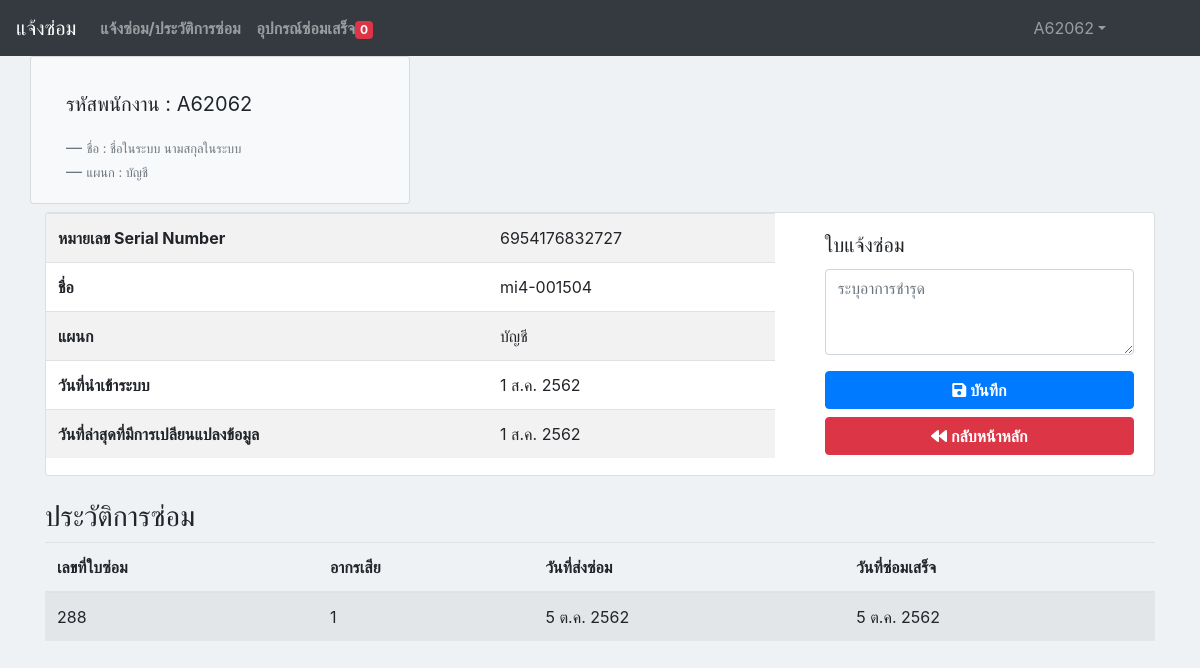
The app's page /Account/repair_view.php?oe_id=10 (signed in) with its own data.
### tables this page shows
CREATE TABLE `profile` (
  `profile_fname` varchar(50) NOT NULL,
  `profile_lname` varchar(50) NOT NULL,
  `profile_create_at` timestamp NOT NULL DEFAULT CURRENT_TIMESTAMP,
  `profile_update_at` timestamp NOT NULL DEFAULT CURRENT_TIMESTAMP ON UPDATE CURRENT_TIMESTAMP,
  `profile_users_id` varchar(255) NOT NULL
);

CREATE TABLE `position` (
  `position_id` int(11) NOT NULL,
  `position_name` varchar(50) NOT NULL
);

CREATE TABLE `oe` (
  `oe_id` int(11) NOT NULL,
  `oe_code` varchar(50) NOT NULL,
  `oe_name` varchar(50) NOT NULL,
  `oe_position` int(11) NOT NULL,
  `oe_create_by` varchar(255) NOT NULL,
  `oe_create_at` timestamp NOT NULL DEFAULT CURRENT_TIMESTAMP,
  `oe_update_at` timestamp NOT NULL DEFAULT CURRENT_TIMESTAMP ON UPDATE CURRENT_TIMESTAMP
);

CREATE TABLE `repair_completed` (
  `repair_completed_id` int(11) NOT NULL,
  `repair_completed_repair_detail_id` int(11) NOT NULL,
  `repair_completed_comment` varchar(50) NOT NULL,
  `repair_completed_technician_id` varchar(50) NOT NULL,
  `repair_completed_create_at` datetime NOT NULL DEFAULT CURRENT_TIMESTAMP
);

CREATE TABLE `repair_detail` (
  `repair_detail_id` int(11) NOT NULL,
  `repair_detail_data` varchar(100) NOT NULL,
  `repair_detail_users_id` varchar(20) NOT NULL,
  `repair_detail_create_at` timestamp NOT NULL DEFAULT CURRENT_TIMESTAMP,
  `repair_detail_update_at` timestamp NOT NULL DEFAULT CURRENT_TIMESTAMP ON UPDATE CURRENT_TIMESTAMP,
  `repair_detail_status_id` int(11) NOT NULL,
  `repair_detail_oe_id` varchar(20) NOT NULL
);

### Account/repair_view.php (the view, shortened to what this page needs)
<!doctype html>
<html lang="en">
    <head>
        <link rel="stylesheet" href="https://stackpath.bootstrapcdn.com/bootstrap/4.3.1/css/bootstrap.min.css">
        <link rel="stylesheet" href="https://use.fontawesome.com/releases/v5.8.2/css/all.css">
        <link rel="stylesheet" href="https://maxcdn.bootstrapcdn.com/bootstrap/4.3.1/css/bootstrap.min.css">
        <link rel="stylesheet" href="css/manu_Left.css">
        <link href="//maxcdn.bootstrapcdn.com/font-awesome/4.2.0/css/font-awesome.min.css" rel="stylesheet">
    </head>
    <body style="background-color: #eff2f4">
        <?php include './header.php'; ?>
        <div  class="container">
            <div class="row">
                <div class="card bg-light col-md-4">
                    <div class="card-body">
                        <?php include './profile_view.php'; ?>
                    </div>
                </div>
                    <?php
                    include '../conn.php';
                    function DateThai($strDate) {
                        $strYear = date("Y", strtotime($strDate)) + 543;
                        $strMonth = date("n", strtotime($strDate));
                        $strDay = date("j", strtotime($strDate));
                        $strMonthCut = Array("", "ม.ค.", "ก.พ.", "มี.ค.", "เม.ย.", "พ.ค.", "มิ.ย.", "ก.ค.", "ส.ค.", "ก.ย.", "ต.ค.", "พ.ย.", "ธ.ค.");
                        $strMonthThai = $strMonthCut[$strMonth];
                        return "$strDay $strMonthThai $strYear";
                    }
                    $sql = "select oe.oe_id,"
                            . "oe.oe_code,"
                            . "oe.oe_name,"
                            . "oe.oe_create_at,"
                            . "oe.oe_update_at,"
                            . "position.position_name "
                            . "from position inner join oe "
                            . "ON oe.oe_position=position.position_id WHERE oe.oe_id = '" . $_GET['oe_id'] . "' ORDER BY oe_id";
                    $result = mysqli_query($conn, $sql);
                    $jobdetails = mysqli_fetch_assoc($result);
                    $strDate = $jobdetails['oe_create_at'];
                    $strDate2 = $jobdetails['oe_update_at'];
                    ?>
            </div>
            <div class="card mt-2">
                <div class="row">
                    <div class="col-md-8">
                        <table class="table table-striped">
                            <tbody>
                                <tr>
                                    <th scope="row">หมายเลข Serial Number</th>
                                    <td><?php echo $jobdetails['oe_code']; ?></td>
                                </tr>
                                <tr>
                                    <th scope="row">ชื่อ</th>
                                    <td><?php echo $jobdetails['oe_name']; ?></td>
                                </tr>
                                <tr>
                                    <th scope="row">แผนก</th>
                                    <td><?php echo $jobdetails['position_name']; ?></td>
                                </tr>
                                <tr>
                                    <th scope="row">วันที่นำเข้าระบบ</th>
                                    <td> <?php echo DateThai($strDate); ?>
                                    </td>
                                </tr>
                                <tr>
                                    <th scope="row">วันที่ล่าสุดที่มีการเปลียนแปลงข้อมูล</th>
                                    <td> <?php echo DateThai($strDate2); ?></td>
                                </tr>
                            </tbody>
                        </table>
                    </div>
                    <div class="col-4">
                        <div class="card-body">
                            <h5 class="card-title">ใบแจ้งซ่อม</h5>
                            <?php
                            if (isset($_GET['submit'])) {
                                include '../conn.php';
                                $oe_id = $jobdetails['oe_id'];
                                $repair_detail_data = $_GET['repair_detail_data'];
                                $repair_detail_id = $_GET['repair_detail_id'];
                                $sessionID = $_SESSION['users_id'];
                                $check = "SELECT * FROM repair_detail  WHERE  	repair_detail_oe_id = '$oe_id' and repair_detail_status_id='1'";
                                $result = mysqli_query($conn, $check);
                                $num = mysqli_num_rows($result);
                                if ($num > 0) {
                                    echo "<script>";
                                    echo "alert('มีข้อมูลอยู่ในระบบแล้ว !!!');";
                                    echo "window.location='repair_view.php?oe_id=$oe_id';";
                                    echo "</script>";
                                } else {
                                    $sql = "INSERT INTO `repair_detail` "
                                            . "(`repair_detail_id`, "
                                            . "`repair_detail_data`,"
                                            . " `repair_detail_users_id`,"
                                            . " `repair_detail_create_at`, "
                                            . " `repair_detail_update_at`, "
                                            . " `repair_detail_status_id`, "
                                            . " `repair_detail_oe_id`)"
                                            . "VALUES (NULL, '$repair_detail_data','$sessionID', current_timestamp(), current_timestamp(), '1', '$oe_id');";
                                    mysqli_query($conn, $sql);
                                    $showID = mysqli_insert_id($conn);
                                }
                                echo "<meta http-equiv='refresh'; URL=./repair_list.php'>";
                                echo '<div class="alert alert-success">' . "บันทึกข้อมูลเแจ้งซ่อมหมายเลข" . " $showID" . " แล้ว" . '</div>';
                                mysqli_close($conn);
                                echo "<a target ='_blank' href='print.php?repair_detail_id=$showID' class='btn btn-warning col-12  mt-2'><i class='fas fa-print'> พิมพ์ใบสำเนา</i></a>";
                                echo '<a class="btn btn-danger col-12 text-white mt-2" href="index.php"><i class="fas fa-backward"> กลับหน้าหลัก</i></a>';
                            } else {
                                ?>
                            <form method="GET" action="<?php echo $_SERVER['PHP_SELF'] ?>" class="needs-validation" novalidate>
                                    <div class="form-group">
                                        <div class="form-group">
                                            <textarea class="form-control" id="repair_detail_data"  name="repair_detail_data" rows="3"  placeholder="ระบุอาการชำรุด" required></textarea>
                                        </div>
                                    </div>
                                    <button type="submit" name="submit" class="btn btn-primary col-12"><i class="fas fa-save"> บันทึก</i></button>
                                    <a class=" btn btn-danger col-12 text-white mt-2" href="repair_list.php"><i class="fas fa-backward"> กลับหน้าหลัก</i></a>
                                </form>
                                <?php
                            }
                            ?>
                        </div>
                    </div>
                </div>
            </div>
            <br>
            <h3> ประวัติการซ่อม</h3>
            <?php
            include '../conn.php';
            $sql_his = "SELECT
       repair_completed.repair_completed_id,
       repair_completed.repair_completed_comment,
       repair_completed.repair_completed_create_at,
       repair_completed.repair_completed_technician_id,
       profile.profile_fname,
       profile.profile_lname,
       repair_completed.repair_completed_repair_detail_id,
       repair_detail.repair_detail_id,
        repair_detail.repair_detail_data,
        repair_detail.repair_detail_create_at,
       oe.oe_id,
       repair_detail.repair_detail_oe_id,
       position.position_id,
       oe.oe_position,
       position.position_name,
       oe.oe_name,
       oe.oe_code
           FROM
                (
        (
            repair_completed
        INNER JOIN profile ON repair_completed.repair_completed_technician_id = profile.profile_users_id
        )
    INNER JOIN repair_detail ON repair_completed.repair_completed_repair_detail_id = repair_detail.repair_detail_id
    INNER JOIN oe ON repair_detail.repair_detail_oe_id = oe.oe_id
    INNER JOIN position ON position.position_id = oe.oe_position
    )
WHERE
    oe.oe_id='" . $_GET['oe_id'] . "' and repair_detail.repair_detail_status_id = 3";
            $result_his = mysqli_query($conn, $sql_his);
            ?>
            <table class="table table-striped">
                <thead>
                    <tr>
                        <th scope="col">เลขที่ใบซ่อม</th>
                        <th scope="col">อากรเสีย</th>
                        <th scope="col">วันที่ส่งซ่อม</th>
                        <th scope="col">วันที่ซ่อมเสร็จ</th>
                    </tr>
                </thead>
                <tbody>
                    <?php while ($jobdetails_his = mysqli_fetch_assoc($result_his)) { ?>
                        <?php
                        $strDate_his_create = $jobdetails_his['repair_detail_create_at'];
                        $strDate_his_end = $jobdetails_his['repair_completed_create_at'];
                        ?>
                        <tr>
                            <td><?php echo $jobdetails_his['repair_detail_id']; ?></td>
                            <td><?php echo $jobdetails_his['repair_detail_data']; ?></td>
                            <td><?php echo DateThai($strDate_his_create); ?></td>
                            <td><?php echo DateThai($strDate_his_end); ?></td>
                        </tr>
                    <?php } ?>
                </tbody>
            </table>
    </body>
</html>

### Account/profile_view.php (shortened to what this page needs)
<blockquote class="blockquote mb-0">
    <?php
    include '../conn.php';
    $sql = "SELECT * FROM profile  where profile_users_id='" . $_SESSION['users_id'] . "'";
    $result = mysqli_query($conn, $sql);
    $row = mysqli_fetch_array($result, MYSQLI_ASSOC);
    $sql_users = "select users.users_id, position.position_name from position inner join users ON users.users_position=position.position_id where users.users_id='" . $_SESSION['users_id'] . "'";
    $result_user = mysqli_query($conn, $sql_users);
    $row_user = mysqli_fetch_array($result_user, MYSQLI_ASSOC);
    if ($row_user['users_id'] == $row['profile_users_id']) {
        echo '<p>' . 'รหัสพนักงาน : ' . $_SESSION['users_id'] . '</p>';
        echo '<footer class="blockquote-footer">' . ''
        . '<small class="text-muted">' . 'ชื่อ : ' . $row['profile_fname'] . ' ' . $row['profile_lname'] . ' <cite title="Source Title"></cite>' . '</small>' . '</footer>';
        echo '<footer class="blockquote-footer">' . ''
        . '<small class="text-muted">' . 'แผนก : ' . $row_user['position_name'] . ' <cite title="Source Title"></cite>' . '</small>' . '</footer>';
    } else {
        echo "<meta http-equiv='refresh' content='0 ;URL=../Account/profile_insert.php'>";
    }
    ?>
</blockquote>

### records on screen
profile: profile_fname "ชื่อในระบบ", profile_lname "นามสกุลในระบบ"
position: position_name "บัญชี", oe.oe_code "6954176832727", oe.oe_name "mi4-001504", oe.oe_create_at "1 ส.ค. 2562", oe.oe_update_at "1 ส.ค. 2562"
repair_completed: repair_detail.repair_detail_id "288", repair_detail.repair_detail_data "1", repair_detail.repair_detail_create_at "5 ต.ค. 2562", repair_completed_create_at "5 ต.ค. 2562"

### other values on screen
$count "0"
$_SESSION['users_username'] "A62062"
$_SESSION['users_id'] "A62062"
